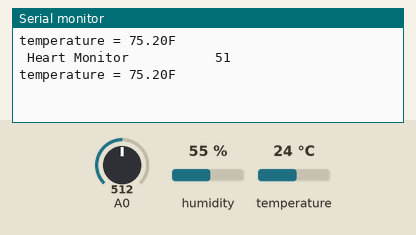
Simulated run of this sketch. Board: ESP8266 (NodeMCU). Shown: the last lines printed to the serial monitor. Inputs (shaded band) come from the test bench; at power-on: temperature 24 °C, A0 = 512, humidity 55 %. WiFi joins after 1.5 s; servers stay silent unless stated.

Above: at 2.5 s.
2.6 s: temperature set to 12 °C
At 3.4 s:
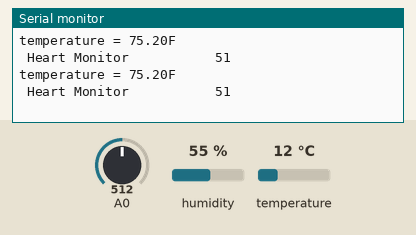
4.9 s: A0 set to 716
At 6.2 s:
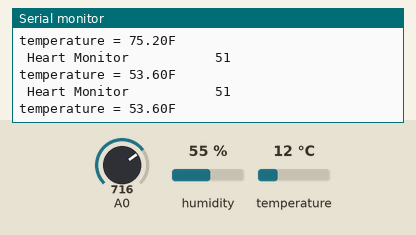
7.2 s: temperature set to 19 °C
At 9.3 s:
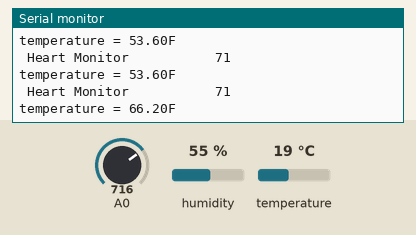
9.5 s: A0 set to 900
At 10.8 s:
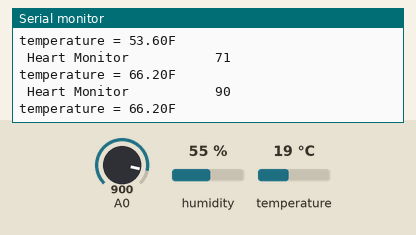
Timing chart, 0 to 12.5 s (numbered marks = the images above; inputs shaded):
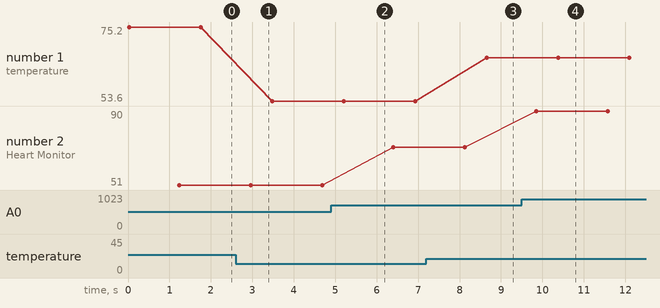

Measured:
- after the input at 7.2 s, the serial monitor: prints a new line after 1.5 s (image 3)
- after the input at 9.5 s, the serial monitor: prints a new line after 0.35 s (image 4)
- plotted number 1: 75.2 → 53.6 after the input at 2.6 s, 53.6 → 66.2 after the input at 7.2 s
- plotted number 2: 51 → 71 after the input at 4.9 s, 71 → 90 after the input at 9.5 s

The sketch:

frost_may07b.ino
```cpp
#include <ESP8266WiFi.h>;

#include <WiFiClient.h>;

#include <ThingSpeak.h>;
#include<DHT.h>
#define DHTTYPE DHT11

int dhtpin = 4;//d2
double alpha=0.75;
int period=20;
double refresh=0.0;

const char* ssid = "Atul Shah"; //Your Network SSID

const char* password = "atulshah"; //Your Network Password
WiFiClient client;

unsigned long myChannelNumber = 1382546; //Your Channel Number (Without Brackets)

const char * myWriteAPIKey = "64CCKL34S37D4I1X"; //Your Write API Key


void setup() {
  // put your setup code here, to run once:
Serial.begin(9600);
pinMode(A0,INPUT);
delay(10);

// Connect to WiFi network

WiFi.begin(ssid, password);


ThingSpeak.begin(client);

}
void temp(){
  DHT dht(dhtpin,DHTTYPE);
  dht.begin();
  float t = dht.readTemperature();
  float f = (t*9)/5 + 32;
  Serial.print("temperature = ");
  Serial.print(f);
  Serial.println("F  ");
  delay(800);
  ThingSpeak.writeField(myChannelNumber, 2,f, myWriteAPIKey); //Update in ThingSpeak
  delay(100);
}
void beat(){
   static double oldValue=0;
   static double oldrefresh=0;
   int beat=analogRead(A0);
   double value=alpha*oldValue+(0-alpha)*beat;
   refresh=value-oldValue;
   Serial.print(" Heart Monitor ");
   Serial.print("          ");
   Serial.println(beat/10);
   oldValue=value;
   oldrefresh=refresh;
   delay(period*10);
   ThingSpeak.writeField(myChannelNumber, 1,beat/10, myWriteAPIKey);


}

void loop() {
  // put your main code here, to run repeatedly:
temp();
beat();
}
```
